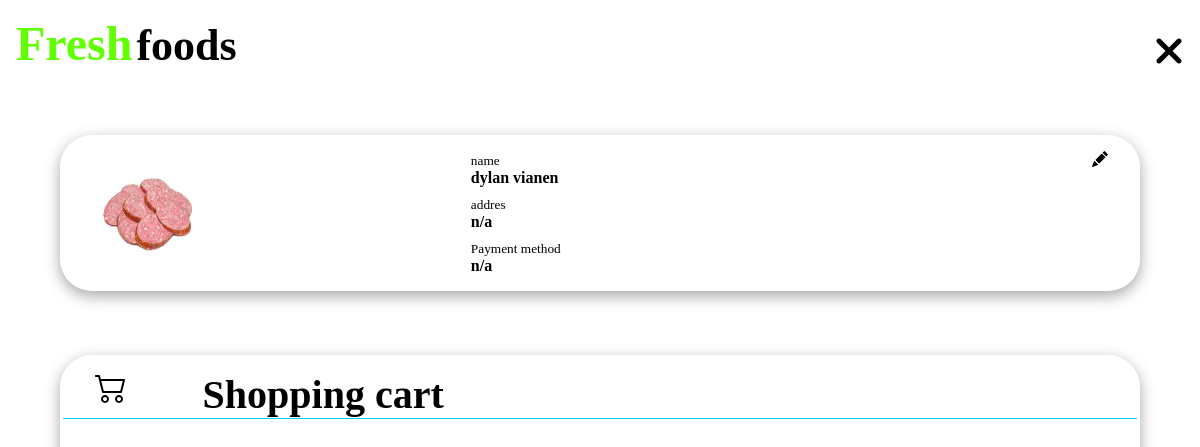
The page /shopping_cart (signed in) on the database its author committed.
### freshfoods/models.py (models this page shows, shortened)
class profileUser(models.Model):
   user = models.OneToOneField(User, on_delete=models.CASCADE)
   img = CompressedImageField(null=True, upload_to='profiles', default='default_profile.jpg', quality=10)
   birthday = models.DateField(null=True, blank=True)
   adress = models.ForeignKey(adress, null=True, blank=True, on_delete=models.SET_NULL)
   payment_info = models.OneToOneField(payment_info, null=True, blank=True, on_delete=models.SET_NULL)

### freshfoods/views.py (the view)
# urls.py: path('shopping_cart', views.shopping_cart, name='shopping_cart'),
@login_required(login_url='/login')
def shopping_cart(request):
    profile = profileUser.objects.get(user=request.user)
    try:
        cart = shoppingcart.objects.get(user=request.user)
        print(cart.products)
        totalitem = cart.total_item()
        totalprice = cart.total_price()
    except ObjectDoesNotExist:
        totalitem = 0
        totalprice = 0
        cart = {}
    content = {'cart': cart,
               'totalitem': totalitem,
               'totalprice': round(totalprice, 2),
               'profile': profile,
               'link': "/media/",}
    return render(request, 'freshfoods/shopping_cart.html', content)

### freshfoods/models.py (called while the page is built)
   def total_item(self):
      total = 0
      for i in self.products.all():
         total += i.quantity
      return total

   def total_price(self):
      total = 0
      print(self.products.all())
      for i in self.products.all():
         i.price_item()
         total += i.price
      return total

### freshfoods/templates/freshfoods/shopping_cart.html (shortened to what this page needs)
{% load static %}
{% load compress %}
<!DOCTYPE html>
<html lang="nl">
<head>
    {% compress css%}
        <link rel="stylesheet" href="{% static '/css/algemeen.css' %}">
        <link rel="stylesheet" href="{% static '/css/shopping.css' %}">
    {% endcompress %}
</head>
<body>
    <header class="heading">
        <div class="logo-cont">
            <h1 class="logo-text logo-main">Fresh</h1>
            <h2 class="logo-text">foods</h2>
        </div>
        <a href="/"><i class="fa-solid fa-xmark heading-xmark"></i></a>
    </header>
    <section class="personal-cont">
        <img class="personal-profile" src="{{link}}{{profile.img}}" alt="profile photo">
        <div class="personal-name">
            <small>name</small>
            <strong>
                {{profile.user.first_name}} {{profile.user.last_name}}
            </strong>
        </div>
        <div class="personal-addres">
            <small>addres</small>
            <strong>
                {% if profile.adress.streetname|length > 0 %}
                    {{profile.adress.streetname}} {{profile.adress.streetnumber}}, {{profile.adress.postcode}}
                {% else %}
                    n/a
                {% endif %}
            </strong>
        </div>
        <div class="personal-payment">
            <small>Payment method</small>
            <strong>
                {% if profile.payment_info.card_number|length > 0 %}
                    Credit card
                {% else %}
                    n/a
                {% endif %}
            </strong>
        </div>
    </section>
    <section class="shopping-cart-cont">
        <div class="shopping-heading-cont">
            <h3>Shopping cart</h3>
        </div>
    </section>
</body>
</html>

### freshfoods/static/css/algemeen.css (style rules this page uses)
* { box-sizing: border-box; text-decoration: none; color: var(--text-color); padding: 0; margin: 0; }
:root { --main-color: #ffffff; --secondary-color: #61FF00; --text-color: #000000; --highlight-color: #00D5FF; }
h1 { font-size: calc(2.25rem + 1vw); }
h2 { font-size: calc(2rem + 1vw); }
h3 { font-size: calc(1.75rem + 1vw); }
body { max-width: 100vw; }
.heading { display: flex; align-items: end; margin: 1em; gap: 1em; }
.logo-cont { display: inline-block; }
.logo-text { display: inline-block; }
.logo-main { color: var(--secondary-color); }
.heading-xmark { font-size: 2.5em; }

### freshfoods/static/css/shopping.css (style rules this page uses)
.personal-cont { width: 90%; margin: 4em auto; padding: 1em 2em; border-radius: 2em; display: grid; grid-template-areas: 'personal-profile personal-name personal-edit-icon' 'personal-profile personal-addres personal-addres' 'personal-profile personal-payment personal-payment'; gap: .5em 0; box-shadow: rgba(0, 0, 0, 0.35) 0px 5px 15px; }
.personal-profile { aspect-ratio: 1 / 1; width: 7em; align-self: center; border-radius: 50%; grid-area: personal-profile; }
.personal-name { grid-area: personal-name; }
.personal-cont > * > strong { display: block; }
.personal-addres { grid-area: personal-addres; }
.personal-payment { grid-area: personal-payment; }
.personal-edit-icon { grid-area: personal-edit-icon; width: 1em; justify-self: end; }
.shopping-cart-cont { width: 90%; margin: 0 auto 5em; min-height: 20em; padding: 1em .2em; border-radius: 2em; box-shadow: rgba(0, 0, 0, 0.35) 0px 5px 15px; }
.shopping-heading-cont { display: grid; padding: 0 2em; grid-template-columns: 1fr 7fr 2fr; gap: .5em; border-bottom: var(--highlight-color) solid .1em; }
.shopping-heading-icon { width: 2em; }

### rows shown on the page
profileUser: img (picture), user.first_name "dylan", user.last_name "vianen"
